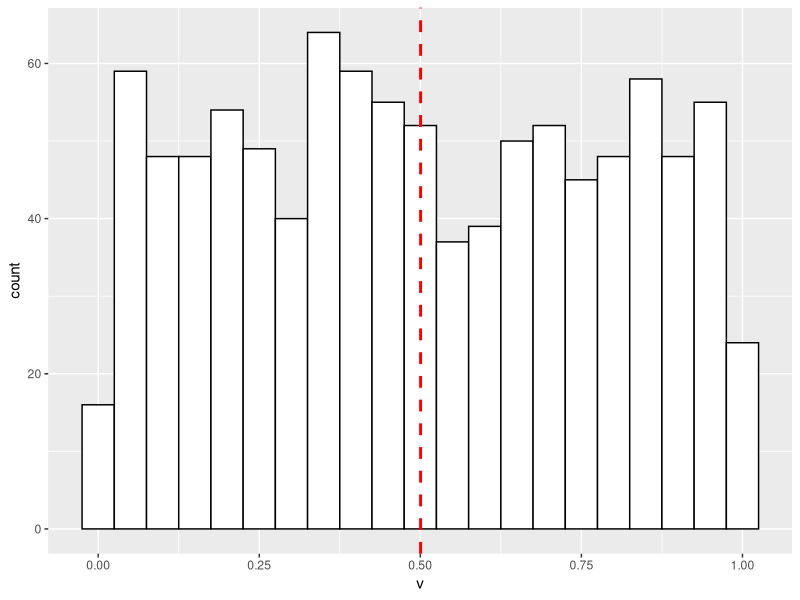
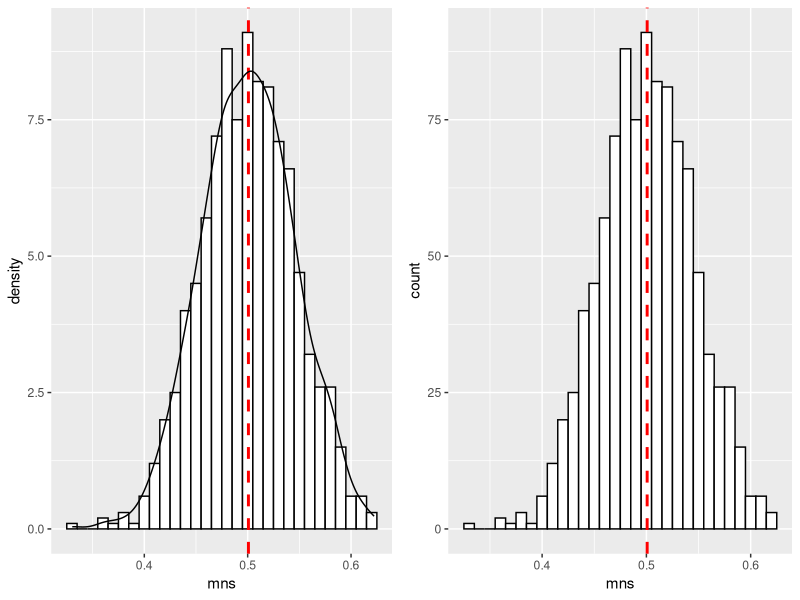
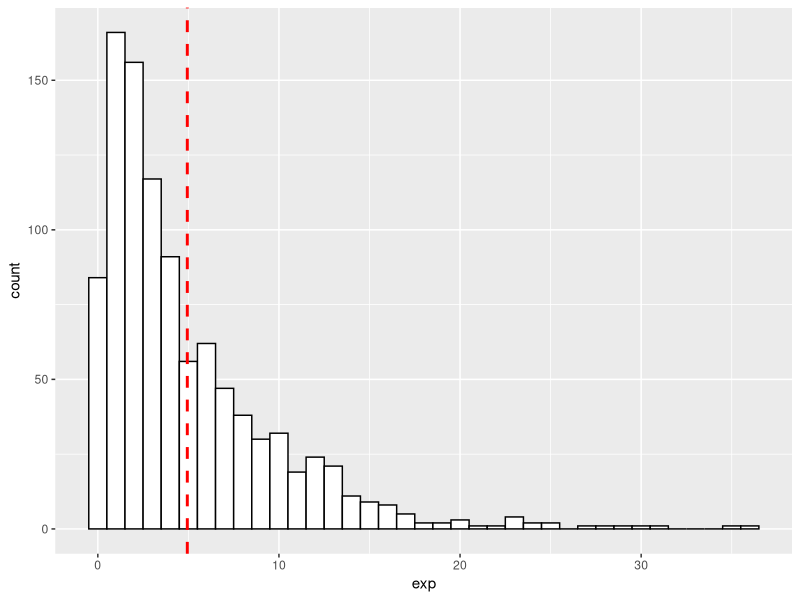

Write R code to recreate these figures, in order.
## ---- chunk 1
library(ggplot2)
library(grid)

# Multiple plot function
#
# ggplot objects can be passed in ..., or to plotlist (as a list of ggplot objects)
# - cols:   Number of columns in layout
# - layout: A matrix specifying the layout. If present, 'cols' is ignored.
#
# If the layout is something like matrix(c(1,2,3,3), nrow=2, byrow=TRUE),
# then plot 1 will go in the upper left, 2 will go in the upper right, and
# 3 will go all the way across the bottom.
#
multiplot <- function(..., plotlist=NULL, file, cols=1, layout=NULL) {
  library(grid)

  # Make a list from the ... arguments and plotlist
  plots <- c(list(...), plotlist)

  numPlots = length(plots)

  # If layout is NULL, then use 'cols' to determine layout
  if (is.null(layout)) {
    # Make the panel
    # ncol: Number of columns of plots
    # nrow: Number of rows needed, calculated from # of cols
    layout <- matrix(seq(1, cols * ceiling(numPlots/cols)),
                    ncol = cols, nrow = ceiling(numPlots/cols))
  }

 if (numPlots==1) {
    print(plots[[1]])

  } else {
    # Set up the page
    grid.newpage()
    pushViewport(viewport(layout = grid.layout(nrow(layout), ncol(layout))))

    # Make each plot, in the correct location
    for (i in 1:numPlots) {
      # Get the i,j matrix positions of the regions that contain this subplot
      matchidx <- as.data.frame(which(layout == i, arr.ind = TRUE))

      print(plots[[i]], vp = viewport(layout.pos.row = matchidx$row,
                                      layout.pos.col = matchidx$col))
    }
  }
}

#http://www.cookbook-r.com/Graphs/Multiple_graphs_on_one_page_(ggplot2)/
## ---- chunk 2

#par(mfrow=c(1,2))
#hist(runif(1000))

v <- runif(1000)
v_mean <- mean(v, na.rm=T)
v_sd <- sd(v)
v_var <- var(v,v) ## would be same as v_sd^2
  
ggplot() + aes(v)+ geom_histogram(binwidth=0.05, colour="black", fill="white") + geom_vline(aes(xintercept=v_mean), color="red", linetype="dashed", size=1)





mns = NULL
for (i in 1 : 1000) mns = c(mns, mean(runif(40)))

p1 <- 
  ggplot() + aes(mns)+ 
  geom_histogram(aes(y=..density..), binwidth=0.01, colour="black", fill="white") + 
  geom_vline(aes(xintercept=mean(mns, na.rm=T)), color="red", linetype="dashed", size=1) +  
  geom_density(alpha=.2)

p2 <- 
  ggplot() + aes(mns)+ 
  geom_histogram( binwidth=0.01, colour="black", fill="white") + 
  geom_vline(aes(xintercept=mean(mns, na.rm=T)), color="red", linetype="dashed", size=1)  

multiplot(p1,p2,cols=2)


exp <- rexp(n=1000, rate = 0.2)
exp_mean <- mean(exp)

ggplot() + aes(exp)+ 
  geom_histogram( binwidth=1, colour="black", fill="white") + 
  geom_vline(aes(xintercept=exp_mean), color="red", linetype="dashed", size=1) 

#hist(mns)
